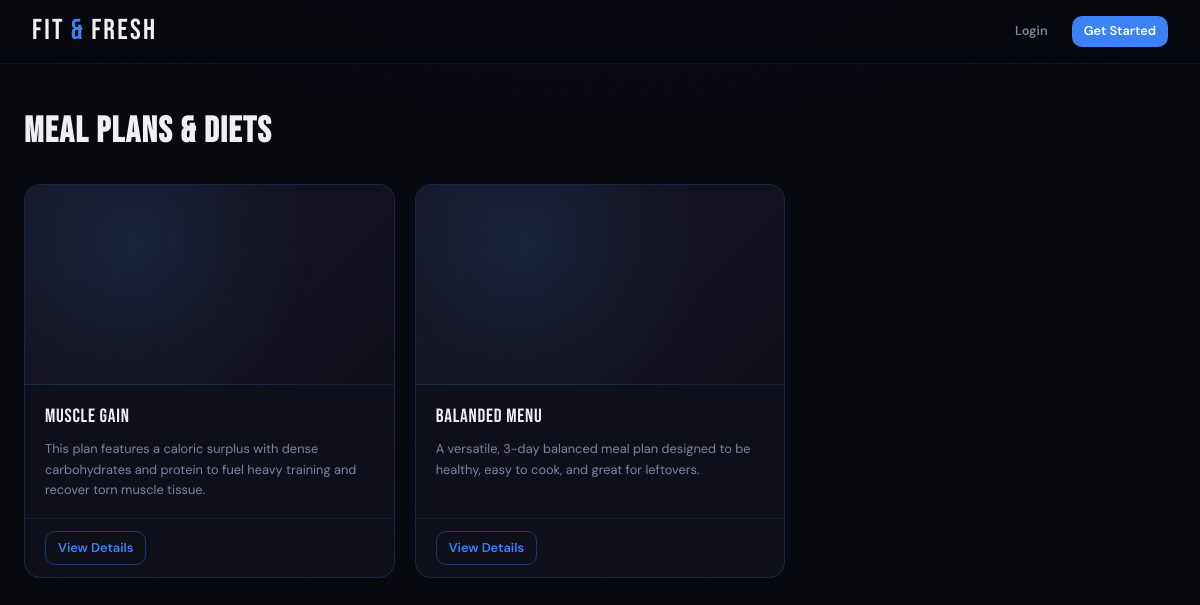
Before: /meal-plans with the older database file.
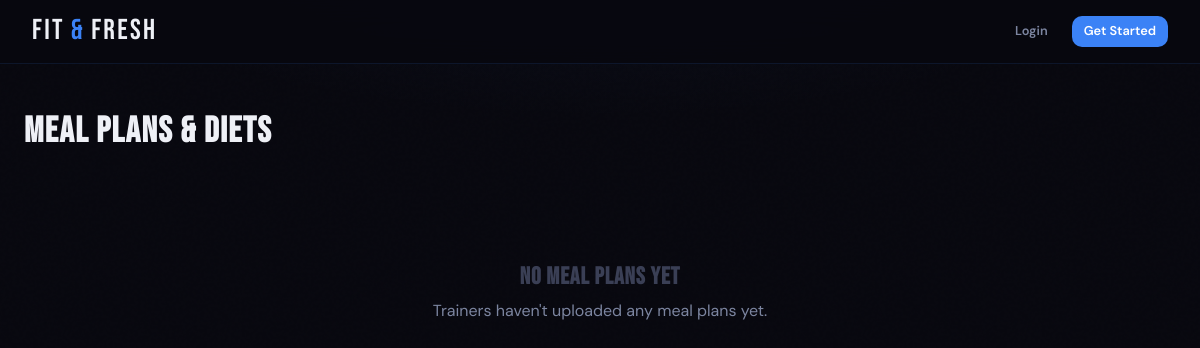
After: the same page with the newer database file.
### tables this page shows
CREATE TABLE meal_plan (id INTEGER PRIMARY KEY AUTOINCREMENT, name TEXT NOT NULL, description TEXT NOT NULL, meals TEXT NOT NULL, image_url TEXT, trainer_id INTEGER NOT NULL, FOREIGN KEY (trainer_id) REFERENCES user(id));

### App.py (the view)
@app.route("/meal-plans")
def meal_plans():
    conn = get_db()
    all_meal_plans = conn.execute("SELECT * FROM meal_plan").fetchall()
    conn.close()
    return render_template("meal_plans.html", meal_plans = all_meal_plans)

### DB_Models.py (called while the page is built)
def get_db():
    os.makedirs(os.path.dirname(DB_PATH), exist_ok = True) #Creates the instance folder if it doesn't exist
    conn = sqlite3.connect(DB_PATH, timeout = 10) #Connects to the database file. Timeout = 10 makes SQLite wait up to 10 seconds for a lock to clear instead of causing an error.
    conn.row_factory = sqlite3.Row #Allows columns to be accessed by name instead of index
    conn.execute("PRAGMA foreign_keys = ON") #Enforces foreign key constraints
    conn.execute("PRAGMA journal_mod = WAL") #Write-Ahead Logging lets reads and writes happen at the same time, greatly reducing "database is locked" errors
    conn.execute("PRAGMA busy_timeout = 10000") #Backup lock wait of 10 seconds at the SQLIte engine level
    return conn

### templates/meal_plans.html (shortened to what this page needs)
{% extends "base.html" %}
{% block content %}
<div class="page">
    <div class="page-header">
        <h2>Meal Plans & Diets</h2>
    </div>
    {% if meal_plans %}
    <div class="grid-3">
        {% for plan in meal_plans %}
        <div class="content-card">
            {% if plan.image_url %}
            <img src="{{ plan.image_url }}" class="content-card-img" alt="{{ plan.name }}">
            {% else %}
            <div class="content-card-img-placeholder">
            </div>
            {% endif %}
            <div class="content-card-body">
                <div class="content-card-title">{{ plan.name }}</div>
                <p class="content-card-meta">{{ plan.description }}</p>
            </div>
            <div class="content-card-footer">
                <a href="{{ url_for('meal_plan_detail', plan_id=plan.id) }}" class="btn btn-outline btn-sm">View Details</a>
            </div>
        </div>
        {% endfor %}
    </div>
    {% else %}
    <div class="empty-state">
        <h3>No Meal Plans Yet</h3>
        <p>Trainers haven't uploaded any meal plans yet.</p>
    </div>
    {% endif %}
</div>
{% endblock %}

### templates/base.html (shortened to what this page needs)
<!DOCTYPE html>
<html lang="en">
    <head>
        <link rel="stylesheet" href="{{ url_for('static', filename='style.css') }}">
        <link rel="stylesheet" href="https://cdn.jsdelivr.net/npm/@tabler/icons-webfont@latest/dist/tabler-icons.min.css">
    </head>
    <body>
        <nav class="navbar">
            <a href="/" class="navbar-logo">FIT<span>&</span>FRESH</a>
            {% if session.user_id %}
            <ul class="navbar-links">
                <li><a href="/exercises">Exercises</a></li>
                <li><a href="/meal-plans">Meal Plans</a></li>
                <li><a href="/workout-routines">Routines</a></li>
                <li><a href="/view-favourites">Favourites</a></li>
                {% if session.role == "gym_goer" %}
                <li><a href="/gym-goer-dashboard">Dashboard</a></li>
                {% else %}
                <li><a href="/personal-trainer-dashboard">Dashboard</a></li>
                {% endif %}
            </ul>
            <div class="navbar-right">
                <a href="/logout" class="btn btn-outline btn-sm">Logout</a>
            </div>
            {% else %}
            <div class="navbar-right">
                <a href="/login" class="btn btn-ghost btn-sm">Login</a>
                <a href="/register" class="btn btn-primary btn-sm">Get Started</a>
            </div>
            {% endif %}
        </nav>
        {% block content %}{% endblock %}
    </body>
</html>

### static/style.css (style rules this page uses)
:root { --bg: #08080f; --bg-card: #0f0f1a; --bg-raised: #161625; --bg-input: #111120; --accent: #3b82f6; --accent-dim: #1d4ed8; --accent-glow: rgba(59,130,246,0.18); --accent-line: rgba(59,130,246,0.35); --text: #eef0f6; --text-muted: #7c85a0; --text-dim: #3a3f55; --border: rgba(59,130,246,0.12); --border-card: rgba(59,130,246,0.20); --success: #10b981; --danger: #ef4444; --warning: #f59e0b; --radius: 10px; --radius-lg: 16px; --nav-h: 64px; }
*, *::before, *::after { box-sizing: border-box; margin: 0; padding: 0; }
html { scroll-behavior: smooth; }
body { font-family: 'DM Sans', sans-serif; background: var(--bg); color: var(--text); min-height: 100vh; line-height: 1.6; background-image: radial-gradient(ellipse 80% 50% at 50% -20%, rgba(59,130,246,0.08) 0%, transparent 70%); }
body::before { content: ''; position: fixed; inset: 0; pointer-events: none; z-index: 0; opacity: 0.4; }
h1, h2, h3 { font-family: 'Bebas Neue', sans-serif; letter-spacing: 0.04em; line-height: 1.1; }
h2 { font-size: clamp(1.6rem, 3vw, 2.4rem); }
h3 { font-size: clamp(1.2rem, 2vw, 1.6rem); }
a { color: var(--accent); text-decoration: none; transition: color .2s; }
p { color: var(--text-muted); }
.navbar { position: sticky; top: 0; z-index: 100; height: var(--nav-h); display: flex; align-items: center; justify-content: space-between; padding: 0 2rem; background: rgba(8,8,15,0.85); backdrop-filter: blur(20px); -webkit-backdrop-filter: blur(20px); border-bottom: 1px solid var(--border); }
.navbar-logo { font-family: 'Bebas Neue', sans-serif; font-size: 1.8rem; letter-spacing: 0.08em; color: var(--text) !important; display: flex; align-items: center; gap: 6px; }
.navbar-logo span { color: var(--accent); }
.navbar-right { display: flex; align-items: center; gap: 0.75rem; }
.page { position: relative; z-index: 1; max-width: 1200px; margin: 0 auto; padding: 2.5rem 1.5rem 4rem; }
.btn { display: inline-flex; align-items: center; gap: 0.4rem; padding: 0.6rem 1.25rem; border-radius: var(--radius); font-family: 'DM Sans', sans-serif; font-size: 0.9rem; font-weight: 600; cursor: pointer; border: none; transition: all .2s; text-decoration: none !important; white-space: nowrap; }
.btn-primary { background: var(--accent); color: #fff; }
.btn-ghost { background: transparent; color: var(--text-muted); }
.btn-sm { padding: 0.35rem 0.75rem; font-size: 0.8rem; }
.page-header { display: flex; align-items: flex-end; justify-content: space-between; margin-bottom: 2rem; flex-wrap: wrap; gap: 1rem; }
.page-header h2 { color: var(--text); margin-top: 0.5rem; }
.empty-state { text-align: center; padding: 4rem 2rem; color: var(--text-muted); }
.empty-state h3 { font-family: 'Bebas Neue', sans-serif; color: var(--text-dim); margin-bottom: 0.5rem; letter-spacing: 0.04em; }

Changed rows visible on the page:
removed meal_plan: name "Muscle Gain", description "This plan features a caloric surplus with dense carbohydrates and protein to fuel heavy training and recover torn muscle tissue."
removed meal_plan: name "Balanded Menu", description "A versatile, 3-day balanced meal plan designed to be healthy, easy to cook, and great for leftovers."
Other visible differences:
text now shown: "No Meal Plans Yet Trainers haven't uploaded any meal plans yet."
